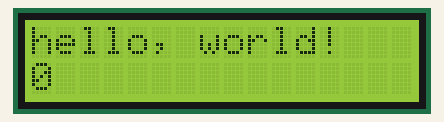
Recording of a program running on a simulated ESP32. On the bench: 16×2 character LCD.

Above: at 0.1 s.
At 4.1 s:
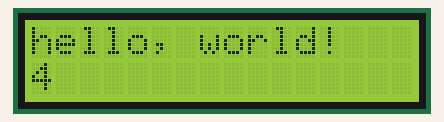
At 9.1 s:
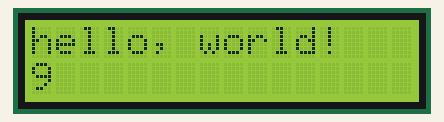
At 19.1 s:
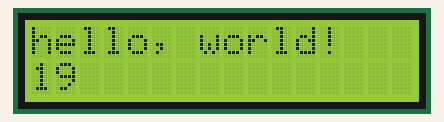
At 29.1 s:
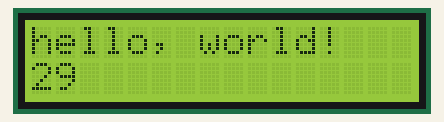
At 39.1 s:
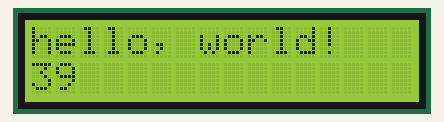

The program:

main.cpp
```cpp
#include <Arduino.h>

#include <Wire.h>
#include <LiquidCrystal.h>

// initialize the library by associating any needed LCD interface pin
// with the arduino pin number it is connected to
const int rs = 23, rw = 4, en = 22, d4 = 5, d5 = 18, d6 = 19, d7 = 21;
LiquidCrystal lcd(rs, rw, en, d4, d5, d6, d7);

void setup() {
  // set up the LCD's number of columns and rows:d
  lcd.begin(16, 2);
  // Print a message to the LCD.
  lcd.print("hello, world!");
}

void loop() {
  // set the cursor to column 0, line 1
  // (note: line 1 is the second row, since counting begins with 0):
  lcd.setCursor(0, 1);
  // print the number of seconds since reset:
  lcd.print(millis() / 1000);
}
```

Measured:
- what the display in image 1 shows lasts 1.0 s, from 4.0 s to 5.0 s
